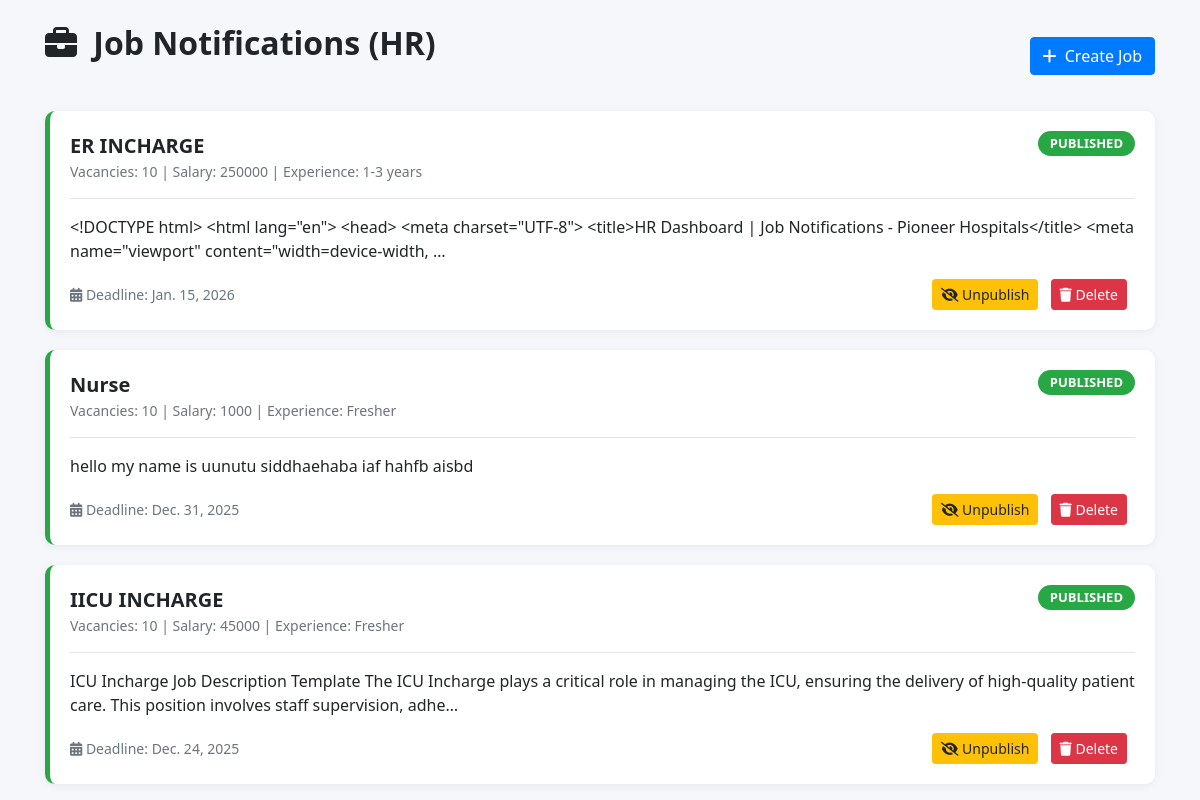
/job-notification/, run on an earlier commit of the app's database.
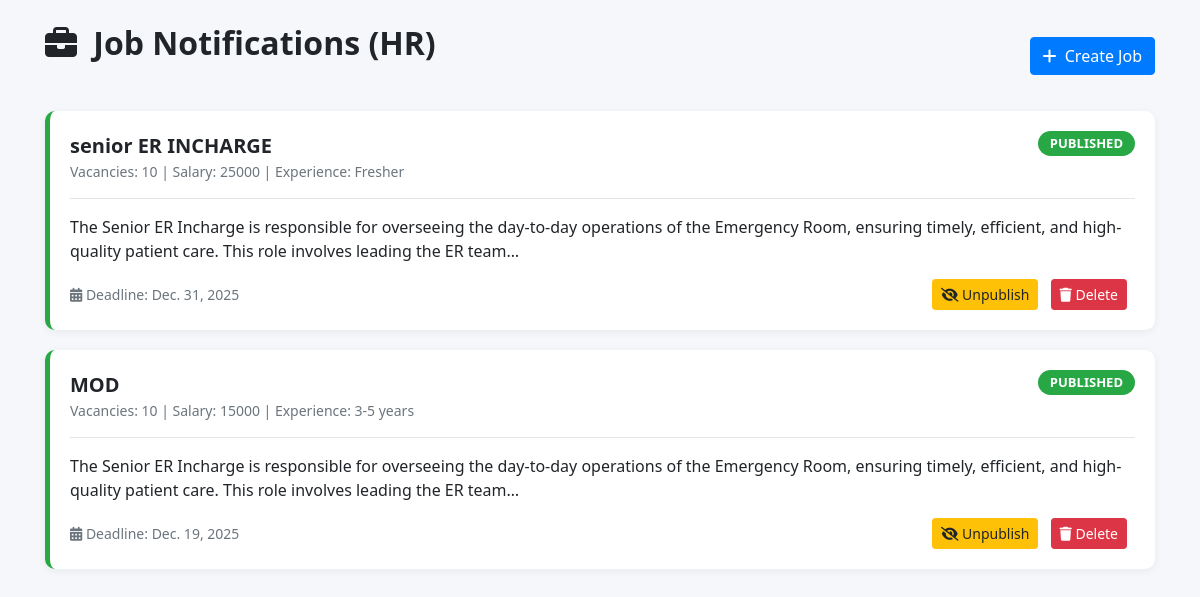
And on a later commit of the database.
### base/models.py (models this page shows, shortened)
class jobnotification(models.Model):
    status_choices = (
        ('open', 'Open'),
        ('closed', 'Closed'),
    )
    experiance_choices = (
        ('Fresher', 'Fresher'),
        ('1-3 years', '1-3 years'),
        ('3-5 years', '3-5 years'),
        ('5+ years', '5+ years'),
    )
    job_type=(
        ('full-time','Full-Time'),
        ('part-time','Part-Time'),
    )
    title = models.CharField(max_length=200)
    description = models.TextField()
    job_type = models.CharField(max_length=20, choices=job_type, default='full-time')
    location = models.CharField(max_length=100)
    vaccancy_count = models.IntegerField()
    status = models.CharField(max_length=10, choices=status_choices, default='open')
    created_at = models.DateTimeField(auto_now_add=True)
    deadline = models.DateField()
    salary = models.CharField(max_length=100)
    is_published = models.BooleanField(default=False)
    experiance=models.CharField(max_length=20, choices=experiance_choices, default='Fresher')

### base/views.py (the view)
# urls.py: path('job-notification/', views.job_notification, name='job_notification'),
def job_notification(request):
    job= jobnotification.objects.all()
    return render(request, 'job_notification.html', {'job': job})

### base/templates/job_notification.html (shortened to what this page needs)
<!DOCTYPE html>
<html lang="en">
<head>
    {% load static %}
    <link rel="stylesheet" href="https://cdn.jsdelivr.net/npm/bootstrap@4.6.2/dist/css/bootstrap.min.css">
    <link rel="stylesheet" href="https://cdnjs.cloudflare.com/ajax/libs/font-awesome/6.4.0/css/all.min.css">
</head>
<body>
<div class="container mt-4">
    <div class="d-flex justify-content-between align-items-center mb-4">
        <h2 class="page-title">
            <i class="fas fa-briefcase mr-2"></i> Job Notifications (HR)
        </h2>
        <a href="{% url 'create_job' %}" class="btn btn-primary">
            <i class="fas fa-plus mr-1"></i> Create Job
        </a>
    </div>
    {% for jobs in job %}
        <div class="job-card {% if jobs.is_published %}published{% else %}draft{% endif %}">
            <div class="d-flex justify-content-between align-items-start">
                <div>
                    <div class="job-title">{{ jobs.title }}</div>
                    <div class="job-meta">
                        Vacancies: {{ jobs.vaccancy_count }} |
                        Salary: {{ jobs.salary }} |
                        Experience: {{ jobs.experiance }}
                    </div>
                </div>
                {% if jobs.is_published %}
                    <span class="badge badge-success badge-status">PUBLISHED</span>
                {% else %}
                    <span class="badge badge-secondary badge-status">DRAFT</span>
                {% endif %}
            </div>
            <hr>
            <p>{{ jobs.description|truncatechars:200 }}</p>
            <div class="d-flex justify-content-between align-items-center">
                <small class="text-muted">
                    <i class="fas fa-calendar-alt"></i>
                    Deadline: {{ jobs.deadline }}
                </small>
                <div class="job-actions">
                    {% if jobs.is_published %}
                        <a href="{% url 'unpublish_job' jobs.id %}" class="btn btn-warning btn-sm">
                            <i class="fas fa-eye-slash"></i> Unpublish
                        </a>
                    {% else %}
                        <a href="{% url 'publish_job' jobs.id %}" class="btn btn-success btn-sm">
                            <i class="fas fa-upload"></i> Publish
                        </a>
                    {% endif %}
                    <a href="{% url 'delete_job' jobs.id %}"
                       class="btn btn-danger btn-sm"
                       onclick="return confirm('Are you sure you want to delete this job?')">
                        <i class="fas fa-trash"></i> Delete
                    </a>
                </div>
            </div>
        </div>
    {% empty %}
        <div class="empty-box">
            <i class="fas fa-briefcase fa-3x text-muted mb-3"></i>
            <h4>No jobs created yet</h4>
            <p class="text-muted">Click “Create Job” to add your first job notification.</p>
        </div>
    {% endfor %}
</div>
</body>
</html>

What changed in the data, as far as the page shows it:
removed jobnotification: title "ER INCHARGE", vaccancy_count "10", salary "250000", experiance "1-3 years", is_published "PUBLISHED", description "<!DOCTYPE html> <html lang=\"en\"> <head> <meta charset=\"UTF-8\"> <title>HR Dashboard | Job Notifications - Pioneer Hospitals</title> <meta name=\"viewport\" content=\"width=device-width, …", deadline "Jan. 15, 2026"
removed jobnotification: title "Nurse", vaccancy_count "10", salary "1000", experiance "Fresher", is_published "PUBLISHED", description "hello my name is uunutu siddhaehaba iaf hahfb aisbd", deadline "Dec. 31, 2025"
removed jobnotification: title "IICU INCHARGE", vaccancy_count "10", salary "45000", experiance "Fresher", is_published "PUBLISHED", description "ICU Incharge Job Description Template The ICU Incharge plays a critical role in managing the ICU, ensuring the delivery of high-quality patient care. This position involves staff supervision, adhe…", deadline "Dec. 24, 2025"
added jobnotification: title "senior ER INCHARGE", vaccancy_count "10", salary "25000", experiance "Fresher", is_published "PUBLISHED", description "The Senior ER Incharge is responsible for overseeing the day-to-day operations of the Emergency Room, ensuring timely, efficient, and high-quality patient care. This role involves leading the ER team…", deadline "Dec. 31, 2025"
added jobnotification: title "MOD", vaccancy_count "10", salary "15000", experiance "3-5 years", is_published "PUBLISHED", description "The Senior ER Incharge is responsible for overseeing the day-to-day operations of the Emergency Room, ensuring timely, efficient, and high-quality patient care. This role involves leading the ER team…", deadline "Dec. 19, 2025"
